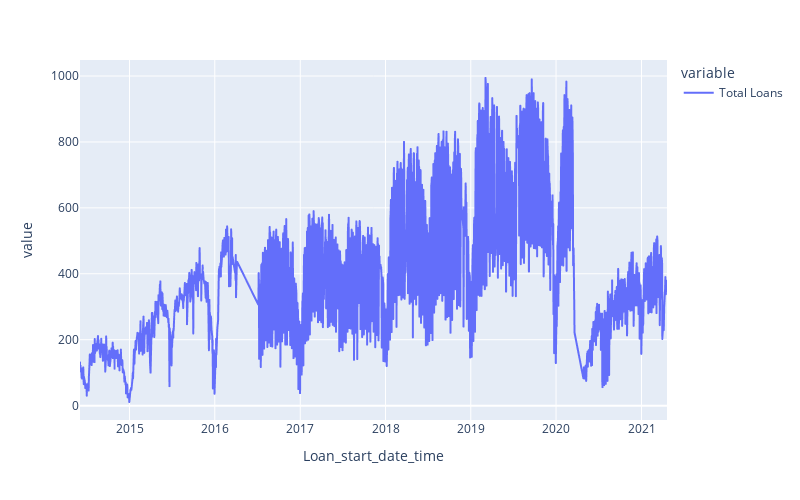

The code cell stored with this chart in its notebook:
### Code cell
fig = px.line(estadio_station_df, width=800, height=500)
fig.show()

### Figure 1 — Plotly figure (JSON) as saved in the notebook; plotly's stock layout.template omitted (floating-point values rounded to 4 significant figures; data arrays with more than 128 entries replaced by an {"elided": "..."} marker saying what was removed)
{"data": [{"hovertemplate": "variable=Total Loans<br>Loan_start_date_time=%{x}<br>value=%{y}<extra></extra>", "legendgroup": "Total Loans", "line": {"color": "#636efa", "dash": "solid"}, "mode": "lines", "name": "Total Loans", "showlegend": true, "type": "scattergl", "x": {"elided": "1820 str values"}, "xaxis": "x", "y": {"elided": "1820 int values"}, "yaxis": "y"}], "layout": {"height": 500, "legend": {"title": {"text": "variable"}, "tracegroupgap": 0}, "margin": {"t": 60}, "width": 800, "xaxis": {"anchor": "y", "domain": [0, 1], "title": {"text": "Loan_start_date_time"}}, "yaxis": {"anchor": "x", "domain": [0, 1], "title": {"text": "value"}}}}
